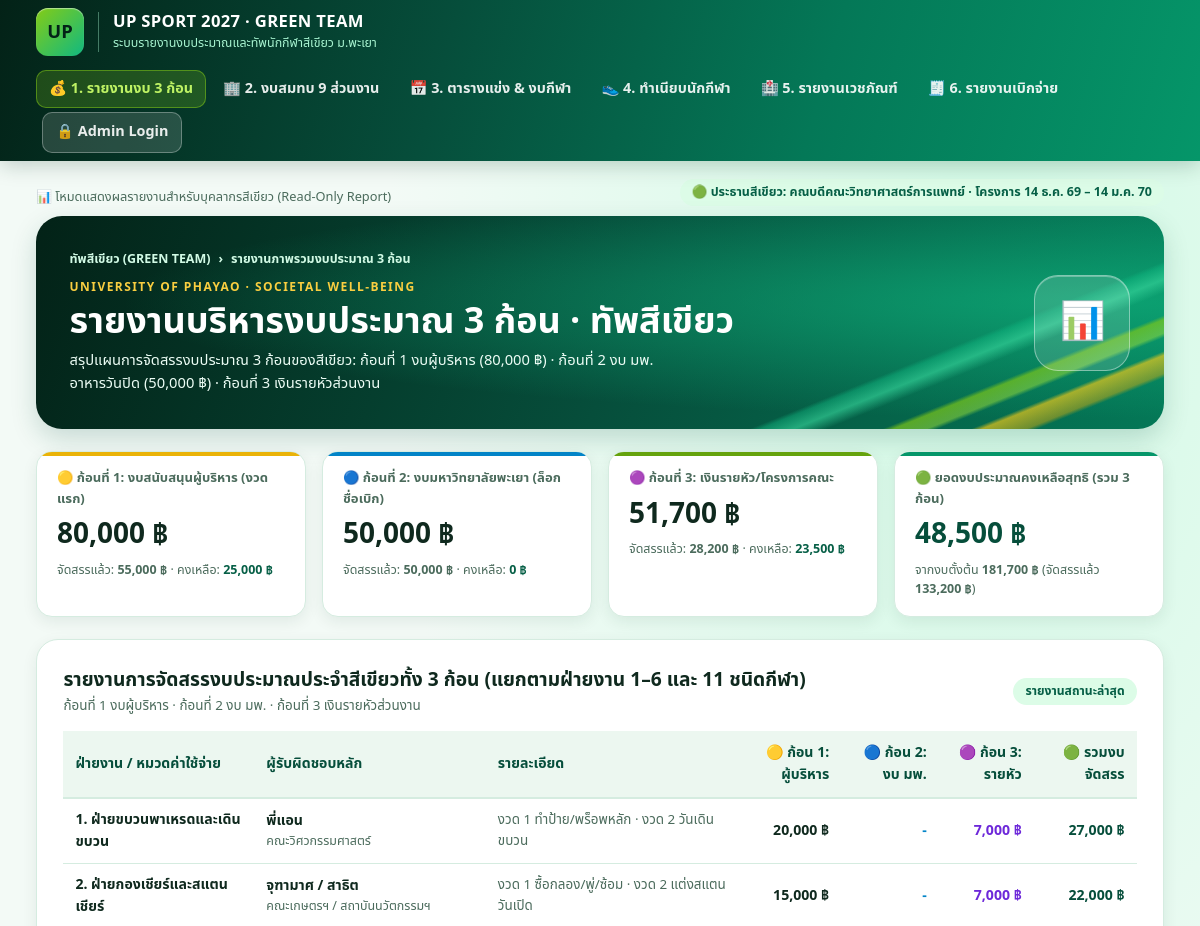
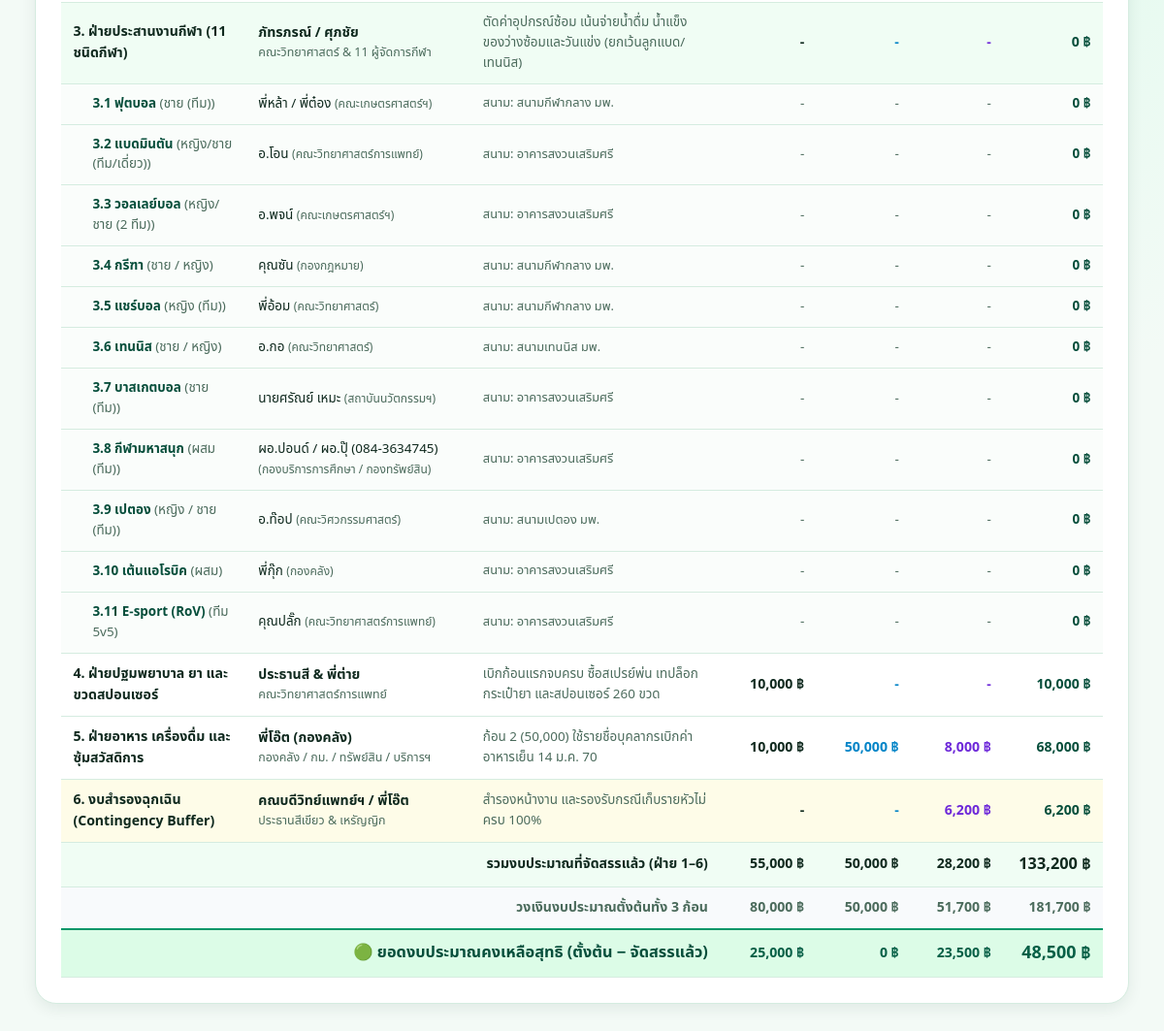
Before: / with the older database file (2 pictures, top to bottom).
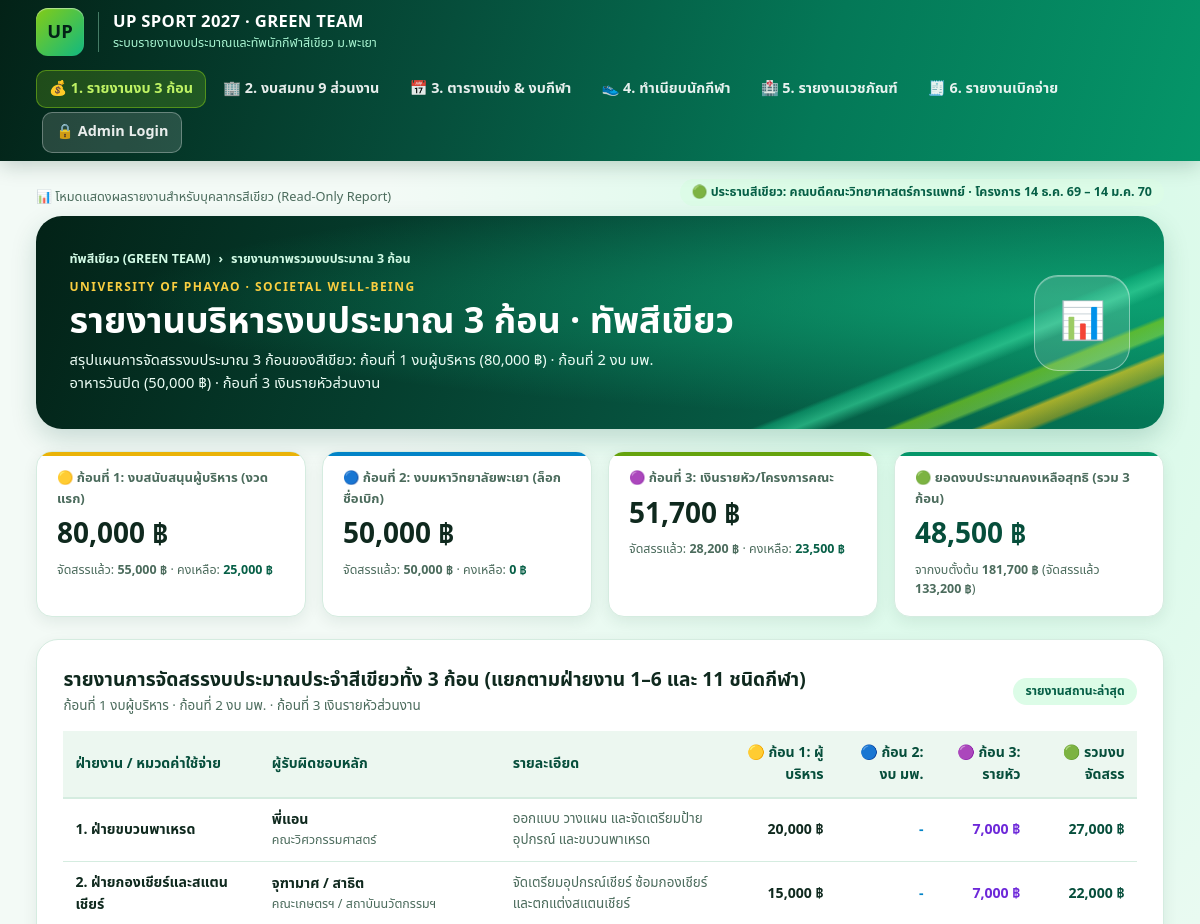
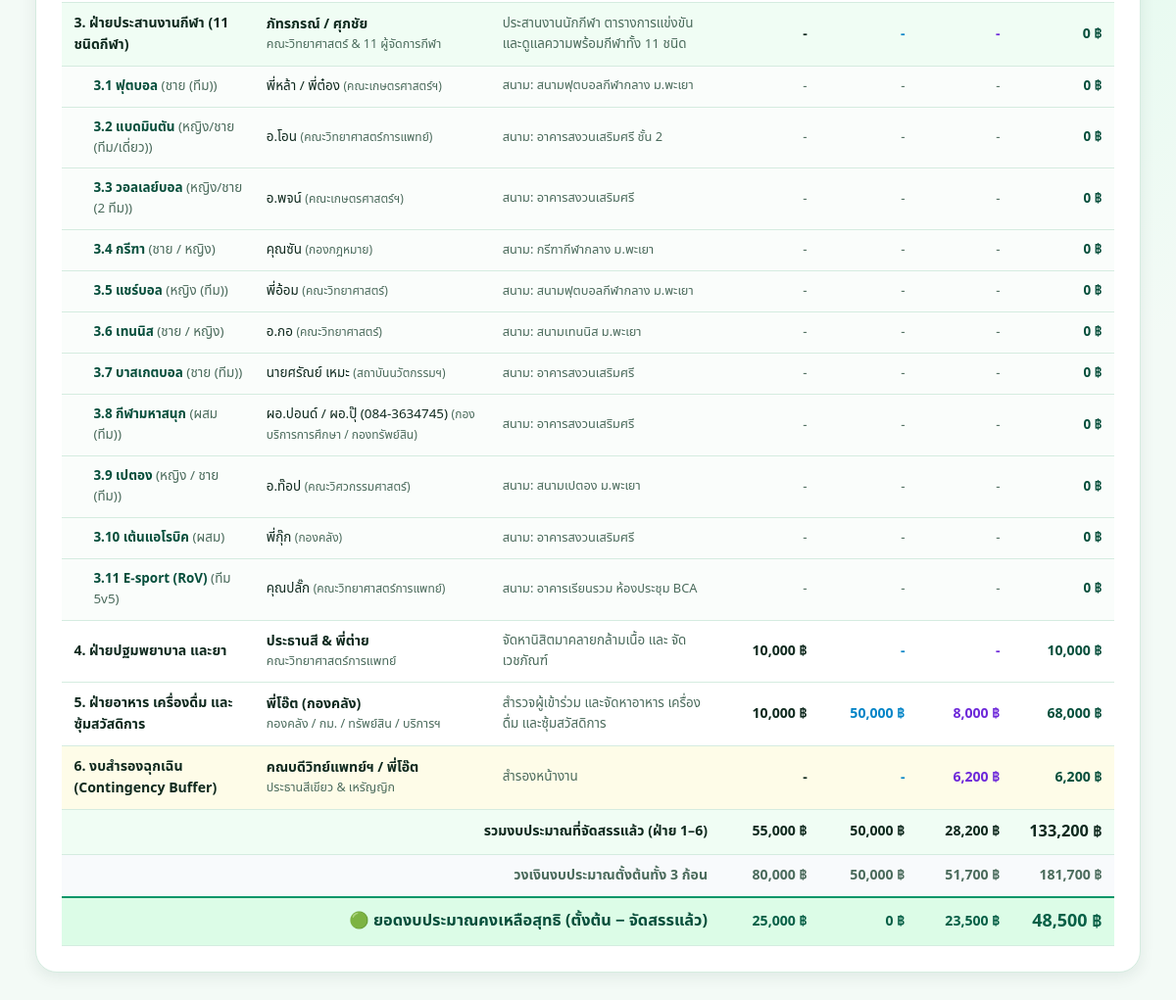
After: the same page with the newer database file (2 pictures, top to bottom).
### tables this page shows
CREATE TABLE budget_categories (
    id INT AUTO_INCREMENT PRIMARY KEY,
    category_code VARCHAR(20) NOT NULL UNIQUE,
    category_name VARCHAR(150) NOT NULL,
    responsible_unit VARCHAR(150) NOT NULL,
    lead_person VARCHAR(150) NOT NULL,
    lead_phone VARCHAR(50) NULL,
    alloc_tranche_1 DECIMAL(10,2) NOT NULL DEFAULT 0.00,
    alloc_tranche_2 DECIMAL(10,2) NOT NULL DEFAULT 0.00,
    alloc_tranche_3_realistic DECIMAL(10,2) NOT NULL DEFAULT 0.00,
    alloc_tranche_3_bonus DECIMAL(10,2) NOT NULL DEFAULT 0.00,
    notes TEXT NULL
);

CREATE TABLE sports (
    id INT AUTO_INCREMENT PRIMARY KEY,
    sport_no INT NOT NULL UNIQUE,
    sport_name VARCHAR(100) NOT NULL,
    sport_type VARCHAR(100) NOT NULL,
    default_venue VARCHAR(150) NOT NULL,
    manager_unit_id INT NULL,
    manager_unit VARCHAR(150) NOT NULL,
    manager_name VARCHAR(150) NOT NULL,
    manager_phone VARCHAR(50) NULL,
    sub_manager_name VARCHAR(150) NULL,
    sub_manager_phone VARCHAR(50) NULL,
    target_athletes INT NOT NULL DEFAULT 15,
    registered_athletes INT NOT NULL DEFAULT 0,
    practice_days INT NOT NULL DEFAULT 3,
    practice_cost_per_day DECIMAL(10,2) NOT NULL DEFAULT 150.00,
    match_days INT NOT NULL DEFAULT 3,
    match_cost_per_day DECIMAL(10,2) NOT NULL DEFAULT 300.00,
    extra_consumables_cost DECIMAL(10,2) NOT NULL DEFAULT 0.00,
    alloc_tranche_1 DECIMAL(10,2) NOT NULL DEFAULT 0.00,
    alloc_tranche_2 DECIMAL(10,2) NOT NULL DEFAULT 0.00,
    alloc_tranche_3 DECIMAL(10,2) NOT NULL DEFAULT 0.00,
    sponsor_bottles_per_match INT NOT NULL DEFAULT 15,
    cooling_spray_quota INT NOT NULL DEFAULT 1,
    medical_risk ENUM('LOW', 'MEDIUM', 'HIGH') DEFAULT 'MEDIUM',
    notes TEXT NULL,
    FOREIGN KEY (manager_unit_id) REFERENCES units(id) ON DELETE SET NULL
);

### config/db.php (called while the page is built, shortened)
<?php
function h($str): string {
    return htmlspecialchars((string)$str, ENT_QUOTES, 'UTF-8');
}

### index.php (the view, shortened to what the changed rows need)
<?php
require_once __DIR__ . '/config/auth.php';
$categories = $pdo->query("SELECT * FROM budget_categories ORDER BY id ASC")->fetchAll();
$sports     = $pdo->query("SELECT * FROM sports ORDER BY sport_no ASC")->fetchAll();
$sport_sum_t1 = 0;
$sport_sum_t2 = 0;
$sport_sum_t3 = 0;
foreach ($sports as $sp) {
    $sport_sum_t1 += (float)$sp['alloc_tranche_1'];
    $sport_sum_t2 += (float)$sp['alloc_tranche_2'];
    $sport_sum_t3 += (float)$sp['alloc_tranche_3'];
}
require_once __DIR__ . '/includes/header.php';
?>
<div class="white-shell">
  <div style="display:flex; justify-content:space-between; align-items:center; flex-wrap:wrap; gap:10px; margin-bottom:14px;">
    <div>
      <h2 style="font-size:1.2rem; font-weight:800;">รายงานการจัดสรรงบประมาณประจำสีเขียวทั้ง 3 ก้อน (แยกตามฝ่ายงาน 1–6 และ 11 ชนิดกีฬา)</h2>
    </div>
  </div>
  <div style="overflow-x:auto;">
    <table class="up-table">
      <thead>
        <tr>
          <th>ฝ่ายงาน / หมวดค่าใช้จ่าย</th>
          <th>ผู้รับผิดชอบหลัก</th>
          <th>รายละเอียด</th>
          <th style="text-align:right;">🟡 ก้อน 1: ผู้บริหาร</th>
          <th style="text-align:right;">🔵 ก้อน 2: งบ มพ.</th>
          <th style="text-align:right;">🟣 ก้อน 3: รายหัว</th>
          <th style="text-align:right;">🟢 รวมงบจัดสรร</th>
        </tr>
      </thead>
      <tbody>
        <?php
        foreach ($categories as $cat):
          $cid = (int)$cat['id'];
          $is_sports_cat = (($cat['category_code'] ?? '') === 'CAT_SPORTS');
          $is_buffer_cat = (($cat['category_code'] ?? '') === 'CAT_BUFFER');
          $cat_num = preg_match('/^(\d+)\./', (string)$cat['category_name'], $m) ? $m[1] : $cid;
          if ($is_sports_cat) {
              $c1 = $sport_sum_t1;
              $c2 = $sport_sum_t2;
              $c3 = $sport_sum_t3;
          } else {
              $c1 = (float)$cat['alloc_tranche_1'];
              $c2 = (float)$cat['alloc_tranche_2'];
              $c3 = (float)$cat['alloc_tranche_3_realistic'];
          }
          $row_tot = $c1 + $c2 + $c3;
        ?>
        <tr style="<?= $is_sports_cat ? 'background:#f0fdf4;' : ($is_buffer_cat ? 'background:#fefce8;' : '') ?>">
          <td><strong><?= h($cat['category_name']) ?></strong></td>
          <td>
            <strong><?= h($cat['lead_person']) ?></strong>
            <div style="font-size:0.78rem; color:var(--muted);"><?= h($cat['responsible_unit']) ?></div>
          </td>
          <td style="font-size:0.84rem; color:var(--muted);"><?= h($cat['notes']) ?></td>
          <td style="text-align:right; font-weight:750;"><?= $c1 != 0 ? number_format($c1) . ' ฿' : '-' ?></td>
          <td style="text-align:right; font-weight:750; color:#0284c7;"><?= $c2 != 0 ? number_format($c2) . ' ฿' : '-' ?></td>
          <td style="text-align:right; font-weight:750; color:#6d28d9;"><?= $c3 != 0 ? number_format($c3) . ' ฿' : '-' ?></td>
          <td style="text-align:right; font-weight:850; color:var(--green-dark);"><?= number_format($row_tot) ?> ฿</td>
        </tr>
        <?php if ($is_sports_cat): ?>
          <?php foreach ($sports as $sp):
            $sno = (int)$sp['sport_no'];
            $sp1 = (float)$sp['alloc_tranche_1'];
            $sp2 = (float)$sp['alloc_tranche_2'];
            $sp3 = (float)$sp['alloc_tranche_3'];
            $sp_tot = $sp1 + $sp2 + $sp3;
          ?>
          <tr style="background:#fafdfb; font-size:0.84rem;">
            <td style="padding-left:32px; color:var(--green-dark);">
              <strong><?= h($cat_num) ?>.<?= $sno ?> <?= h($sp['sport_name']) ?></strong>
              <span style="color:var(--muted);"> (<?= h($sp['sport_type']) ?>)</span>
            </td>
            <td>
              <?= h($sp['manager_name']) ?><?= $sp['sub_manager_name'] ? ' / ' . h($sp['sub_manager_name']) : '' ?>
              <span style="font-size:0.75rem; color:var(--muted);"> (<?= h($sp['manager_unit']) ?>)</span>
            </td>
            <td style="color:var(--muted); font-size:0.8rem;">สนาม: <?= h($sp['default_venue']) ?></td>
            <td style="text-align:right; color:var(--muted);"><?= $sp1 > 0 ? number_format($sp1) . ' ฿' : '-' ?></td>
            <td style="text-align:right; color:var(--muted);"><?= $sp2 > 0 ? number_format($sp2) . ' ฿' : '-' ?></td>
            <td style="text-align:right; color:var(--muted);"><?= $sp3 > 0 ? number_format($sp3) . ' ฿' : '-' ?></td>
            <td style="text-align:right; font-weight:750; color:var(--green-dark);"><?= number_format($sp_tot) ?> ฿</td>
          </tr>
          <?php endforeach; ?>
        <?php endif; ?>
        <?php endforeach; ?>
      </tbody>
    </table>
  </div>
</div>
<?php require_once __DIR__ . '/includes/footer.php'; ?>

Changed rows visible on the page:
changed budget_categories "พี่แอน": category_name "1. ฝ่ายขบวนพาเหรดและเดินขบวน" → "1. ฝ่ายขบวนพาเหรด"; notes "งวด 1 ทำป้าย/พร็อพหลัก · งวด 2 วันเดินขบวน" → "ออกแบบ วางแผน และจัดเตรียมป้าย อุปกรณ์ และขบวนพาเหรด"
changed budget_categories "2. ฝ่ายกองเชียร์และสแตนเชียร์": notes "งวด 1 ซื้อกลอง/พู่/ซ้อม · งวด 2 แต่งสแตนวันเปิด" → "จัดเตรียมอุปกรณ์เชียร์ ซ้อมกองเชียร์ และตกแต่งสแตนเชียร์"
changed budget_categories "3. ฝ่ายประสานงานกีฬา (11 ชนิดกีฬา)": notes "ตัดค่าอุปกรณ์ซ้อม เน้นจ่ายน้ำดื่ม น้ำแข็ง ของว่างซ้อมและวันแข่ง (ยกเว้นลูกแบด/เทนนิส)" → "ประสานงานนักกีฬา ตารางการแข่งขัน และดูแลความพร้อมกีฬาทั้ง 11 ชนิด"
changed sports "ฟุตบอล": default_venue "สนามกีฬากลาง มพ." → "สนามฟุตบอลกีฬากลาง ม.พะเยา"
changed sports "แบดมินตัน": default_venue "อาคารสงวนเสริมศรี" → "อาคารสงวนเสริมศรี ชั้น 2"
changed sports "กรีฑา": default_venue "สนามกีฬากลาง มพ." → "กรีฑากีฬากลาง ม.พะเยา"
changed sports "แชร์บอล": default_venue "สนามกีฬากลาง มพ." → "สนามฟุตบอลกีฬากลาง ม.พะเยา"
changed sports "เทนนิส": default_venue "สนามเทนนิส มพ." → "สนามเทนนิส ม.พะเยา"
changed sports "เปตอง": default_venue "สนามเปตอง มพ." → "สนามเปตอง ม.พะเยา"
changed sports "E-sport (RoV)": default_venue "อาคารสงวนเสริมศรี" → "อาคารเรียนรวม ห้องประชุม BCA"
changed budget_categories "ประธานสี & พี่ต่าย": category_name "4. ฝ่ายปฐมพยาบาล ยา และขวดสปอนเซอร์" → "4. ฝ่ายปฐมพยาบาล และยา"; notes "เบิกก้อนแรกจบครบ ซื้อสเปรย์พ่น เทปล็อก กระเป๋ายา และสปอนเซอร์ 260 ขวด" → "จัดหานิสิตมาคลายกล้ามเนื้อ และ จัดเวชภัณฑ์"
changed budget_categories "5. ฝ่ายอาหาร เครื่องดื่ม และซุ้มสวัสดิการ": notes "ก้อน 2 (50,000) ใช้รายชื่อบุคลากรเบิกค่าอาหารเย็น 14 ม.ค. 70" → "สำรวจผู้เข้าร่วม และจัดหาอาหาร เครื่องดื่ม และซุ้มสวัสดิการ"
changed budget_categories "6. งบสำรองฉุกเฉิน (Contingency Buffer)": notes "สำรองหน้างาน และรองรับกรณีเก็บรายหัวไม่ครบ 100%" → "สำรองหน้างาน"
